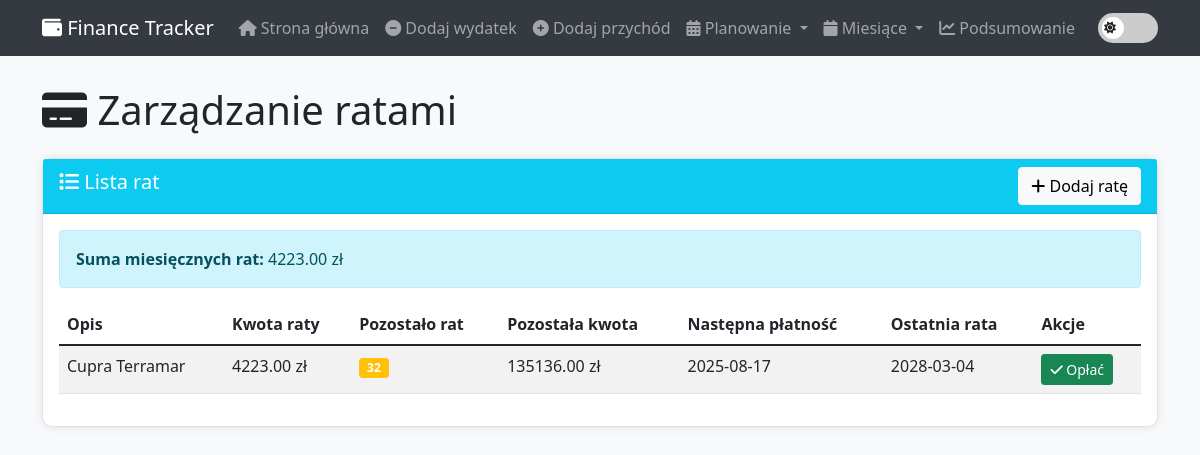
The app's page /leases with its own data.
### tables this page shows
CREATE TABLE leases (
            id INTEGER PRIMARY KEY AUTOINCREMENT,
            description TEXT NOT NULL,
            total_installments INTEGER NOT NULL,
            installments_paid INTEGER DEFAULT 0,
            installment_amount REAL NOT NULL,
            start_date TEXT NOT NULL,
            next_payment_date TEXT NOT NULL,
            last_payment_date TEXT NOT NULL,
            created_at TEXT DEFAULT CURRENT_TIMESTAMP
        );

### app.py (the view)
@app.route('/leases')
def leases():
    conn = get_db_connection()
    leases = conn.execute('''
        SELECT *,
               (total_installments - installments_paid) as remaining_installments,
               ((total_installments - installments_paid) * installment_amount) as remaining_amount
        FROM leases
        ORDER BY next_payment_date
    ''').fetchall()
    total_monthly = conn.execute('''
        SELECT SUM(installment_amount) as total
        FROM leases
        WHERE installments_paid < total_installments
    ''').fetchone()['total'] or 0
    conn.close()
    return render_template('leases.html', leases=leases, total_monthly=total_monthly)

### app.py (called while the page is built)
@app.context_processor
def inject_current_date():
    now = datetime.now()
    return dict(current_year=now.year, current_month=now.month)

def get_db_connection():
    conn = sqlite3.connect(DATABASE)
    conn.row_factory = sqlite3.Row
    return conn

### templates/leases.html (shortened to what this page needs)
{% extends "base.html" %}
{% block content %}
<div class="row">
    <div class="col-md-12">
        <h1 class="mb-4">
            <i class="fas fa-credit-card"></i> Zarządzanie ratami
        </h1>
    </div>
</div>
<div class="row">
    <div class="col-md-12">
        <div class="card">
            <div class="card-header bg-info text-white d-flex justify-content-between align-items-center">
                <h5><i class="fas fa-list"></i> Lista rat</h5>
                <a href="{{ url_for('add_lease') }}" class="btn btn-light">
                    <i class="fas fa-plus"></i> Dodaj ratę
                </a>
            </div>
            <div class="card-body">
                {% if leases %}
                <div class="alert alert-info">
                    <strong>Suma miesięcznych rat:</strong> {{ "%.2f"|format(total_monthly) }} zł
                </div>
                <div class="table-responsive">
                    <table class="table table-striped">
                        <thead>
                            <tr>
                                <th>Opis</th>
                                <th>Kwota raty</th>
                                <th>Pozostało rat</th>
                                <th>Pozostała kwota</th>
                                <th>Następna płatność</th>
                                <th>Ostatnia rata</th>
                                <th>Akcje</th>
                            </tr>
                        </thead>
                        <tbody>
                            {% for lease in leases %}
                            <tr {% if lease.remaining_installments == 0 %}class="table-success"{% endif %}>
                                <td>{{ lease.description }}</td>
                                <td>{{ "%.2f"|format(lease.installment_amount) }} zł</td>
                                <td>
                                    {% if lease.remaining_installments > 0 %}
                                        <span class="badge bg-warning">{{ lease.remaining_installments }}</span>
                                    {% else %}
                                        <span class="badge bg-success">Spłacone</span>
                                    {% endif %}
                                </td>
                                <td>{{ "%.2f"|format(lease.remaining_amount) }} zł</td>
                                <td>{{ lease.next_payment_date }}</td>
                                <td>{{ lease.last_payment_date }}</td>
                                <td>
                                    {% if lease.remaining_installments > 0 %}
                                        <a href="{{ url_for('pay_lease', id=lease.id) }}"
                                           class="btn btn-success btn-sm"
                                           onclick="return confirm('Czy na pewno chcesz opłacić tę ratę?')">
                                            <i class="fas fa-check"></i> Opłać
                                        </a>
                                    {% endif %}
                                </td>
                            </tr>
                            {% endfor %}
                        </tbody>
                    </table>
                </div>
                {% endif %}
            </div>
        </div>
    </div>
</div>
{% endblock %}

### templates/base.html (style rules this page uses)
:root { --bg-primary: #f8f9fa; --bg-secondary: white; --text-primary: #212529; --text-secondary: #6c757d; --border-color: #dee2e6; --card-shadow: 0 0 10px rgba(0,0,0,0.1); --navbar-bg: #343a40; }
body { background-color: var(--bg-primary); color: var(--text-primary); transition: background-color 0.3s ease, color 0.3s ease; }
.card { margin-bottom: 20px; border: 1px solid var(--border-color); border-radius: 10px; box-shadow: var(--card-shadow); background-color: var(--bg-secondary); color: var(--text-primary); transition: all 0.3s ease; }
.table { background-color: var(--bg-secondary); color: var(--text-primary); }
.table th, .table td { border-color: var(--border-color); }

### records on screen
leases: description "Cupra Terramar", installment_amount "4223.00", remaining_installments "32", remaining_amount "135136.00", next_payment_date "2025-08-17", last_payment_date "2028-03-04"

### other values on screen
{{ "%.2f"|format(total_monthly) }} "4223.00"
